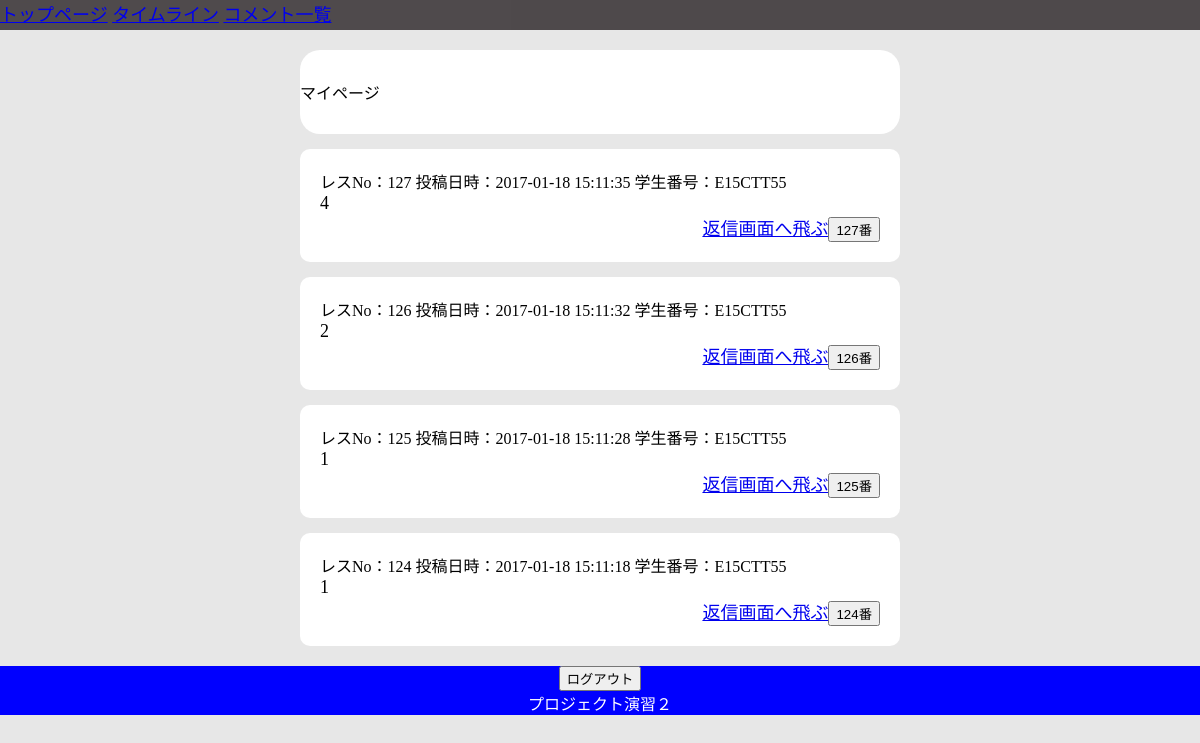
Before: /MyPage.php (signed in) with the older database file.
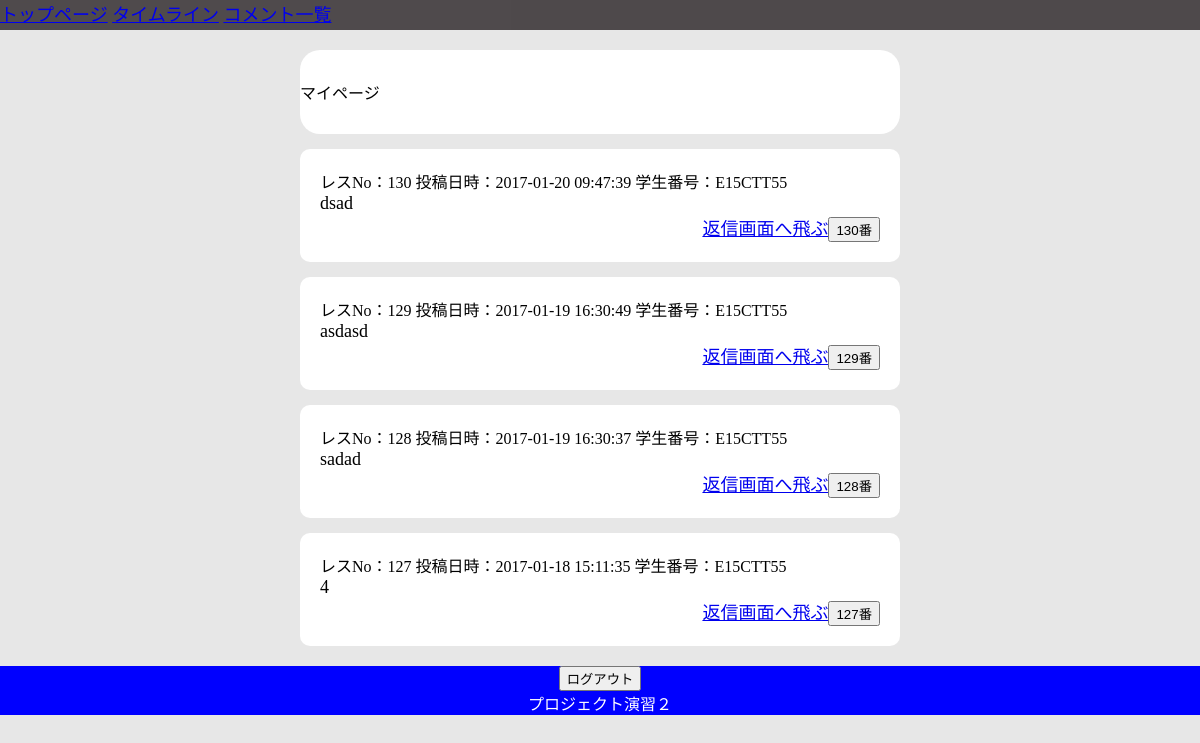
After: the same page with the newer database file.
### tables this page shows
CREATE TABLE textcontent (content_id INTEGER PRIMARY KEY,contentData VARCHAR,date VARCHAR,personalData VARCHAR);

### tool.php (called while the page is built, shortened)
<?php
function DBconnect(){
  try{
    $dsn = __DIR__;
    $dsn = preg_replace('/\\\/u','/',$dsn);
    $dsn .= '/test.sqlite3';
    $connect = new PDO("sqlite:".$dsn);
    $connect->setAttribute(PDO::ATTR_DEFAULT_FETCH_MODE, PDO::FETCH_ASSOC);
    }catch(Exception $e){
      echo "通信エラーが発生しました<br>";
      return null;
    }
	return $connect;
}
function searchTextContent(){
	$conn = DBconnect();
  try{
	$data = $conn->query("SELECT content_id,contentData,date,personalData FROM textcontent ORDER BY content_id DESC");
}catch(Exception $e){
}
	return $data;
}
?>

### MyPage.php (the view, shortened to what this page needs)
<?php
require "tool.php";
?>
<!DOCTYPE html>
<html>
<head>
    <link rel="stylesheet" href="./CSS/board.css">
</head>
<body>
<header>
  <nav id="navFlex">
    <a href="#">トップページ</a>
    <a href="#">タイムライン</a>
    <a href="#">コメント一覧</a>
  </nav>
</header>
<div class="wrapper">
  <div class="timeLineWrapper">
    <div class="typeText">
      マイページ
    </div>
    <?php
    $date = searchTextContent();
    foreach ($date as $r) {
      echo '<div class="content">';
        echo '<div class="accountInfo">';
          echo  'レスNo：'.$r["content_id"].' 投稿日時：'.$r["date"].' 学生番号：'.$r["personalData"].'<br />';
        echo '</div>';
        echo '<div class="textContent">';
          echo $r["contentData"].'<br />';
        echo '</div>';
        echo '<div class="goReplyPage">';
          echo '<a href="replyBoard.php?content_id='.$r["content_id"].'">返信画面へ飛ぶ</a>';
          echo '<input type="button" class="replyDisplay'.$r["content_id"].'" name="'.$r["content_id"].'" onclick="clicku('.$r["content_id"].')" value="'.$r["content_id"].'番">';
        echo '</div>';
      echo '</div>';
    }
    ?>
  </div>
</div>
<footer>
  <form action="#" method="post">
    <input type="submit" value="ログアウト" />
  </form>
  プロジェクト演習２
</footer>
</body>
</html>

### CSS/board.css (style rules this page uses)
body { margin-left: auto; margin-right: auto; background-color: rgb(231, 231, 231); }
header { height: 30px; background-color: rgba(52, 46, 49, 0.85); color: white; font-size: 18px; position: fixed; width: 100%; top:0px; }
.timeLineWrapper { width: 50%; margin-top: 10px; margin-left: auto; margin-right: auto; }
.typeText { margin-top: 50px; background-color: white; border-radius: 20px; padding-top: 30px; padding-bottom: 30px; }
.content { border: none; padding: 20px; margin-top: 15px; background-color: white; border-radius: 10px; font-size: 18px; }
.textContent:before { content: "\A" ; }
.goReplyPage:before { content: "\A" ; }
.accountInfo { font-size: 16px; }
.textContent { word-wrap:break-word; word-break: break-word; }
.goReplyPage { text-align: right; }
footer { margin-top: 20px; background-color: blue; text-align: center; bottom: 0px; color: white; }

Changed rows visible on the page:
removed textcontent: content_id "126", date "2017-01-18 15:11:32", personalData "E15CTT55", contentData "2", content_id "126番"
removed textcontent: content_id "125", date "2017-01-18 15:11:28", personalData "E15CTT55", contentData "1", content_id "125番"
removed textcontent: content_id "124", date "2017-01-18 15:11:18", personalData "E15CTT55", contentData "1", content_id "124番"
added textcontent: content_id "130", date "2017-01-20 09:47:39", personalData "E15CTT55", contentData "dsad", content_id "130番"
added textcontent: content_id "129", date "2017-01-19 16:30:49", personalData "E15CTT55", contentData "asdasd", content_id "129番"
added textcontent: content_id "128", date "2017-01-19 16:30:37", personalData "E15CTT55", contentData "sadad", content_id "128番"
